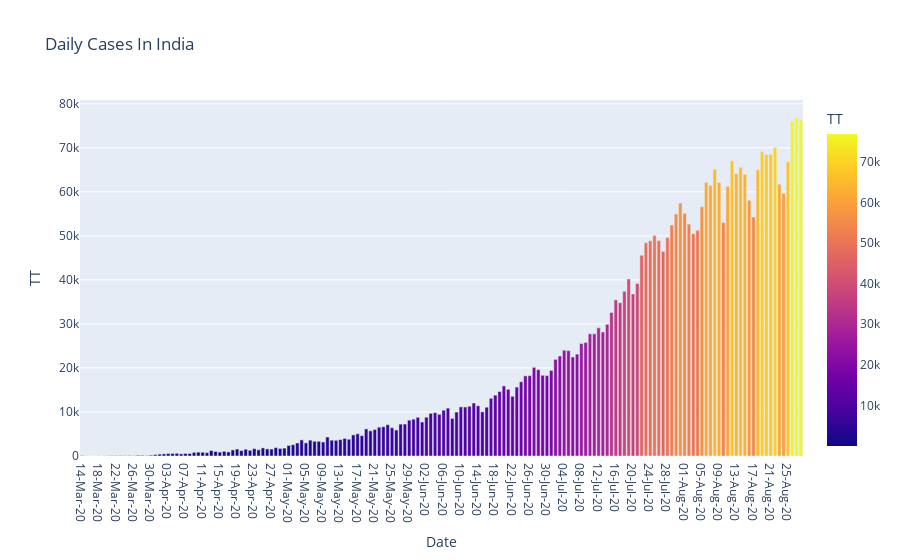

Notebook code cell kept with this figure:
### Code cell
fig=plt.figure(figsize=(10,5),dpi=200)
axes=fig.add_axes([0.1,0.1,0.8,0.8])
axes.bar(statewise_daily_confirmed['Date'],statewise_daily_confirmed['TT'],color='blue')
axes.set_xlabel('Date')
axes.set_ylabel('TT')
axes.set_title('Daily Corona Cases In India')



#using plotlyexpress
fig=px.bar(statewise_daily_confirmed,x='Date',y='TT',color='TT',title='Daily Cases In India')
fig.show()

### Figure 1 — Plotly figure (JSON) as saved in the notebook; plotly's stock layout.template omitted (floating-point values rounded to 4 significant figures; data arrays with more than 128 entries replaced by an {"elided": "..."} marker saying what was removed)
{"data": [{"alignmentgroup": "True", "hovertemplate": "Date=%{x}<br>TT=%{marker.color}<extra></extra>", "legendgroup": "", "marker": {"color": {"elided": "168 int values"}, "coloraxis": "coloraxis"}, "name": "", "offsetgroup": "", "orientation": "v", "showlegend": false, "textposition": "auto", "type": "bar", "x": {"elided": "168 str values"}, "xaxis": "x", "y": {"elided": "168 int values"}, "yaxis": "y"}], "layout": {"barmode": "relative", "coloraxis": {"colorbar": {"title": {"text": "TT"}}, "colorscale": [[0, "#0d0887"], [0.1111, "#46039f"], [0.2222, "#7201a8"], [0.3333, "#9c179e"], [0.4444, "#bd3786"], [0.5556, "#d8576b"], [0.6667, "#ed7953"], [0.7778, "#fb9f3a"], [0.8889, "#fdca26"], [1, "#f0f921"]]}, "legend": {"tracegroupgap": 0}, "title": {"text": "Daily Cases In India"}, "xaxis": {"anchor": "y", "domain": [0, 1], "title": {"text": "Date"}}, "yaxis": {"anchor": "x", "domain": [0, 1], "title": {"text": "TT"}}}}
